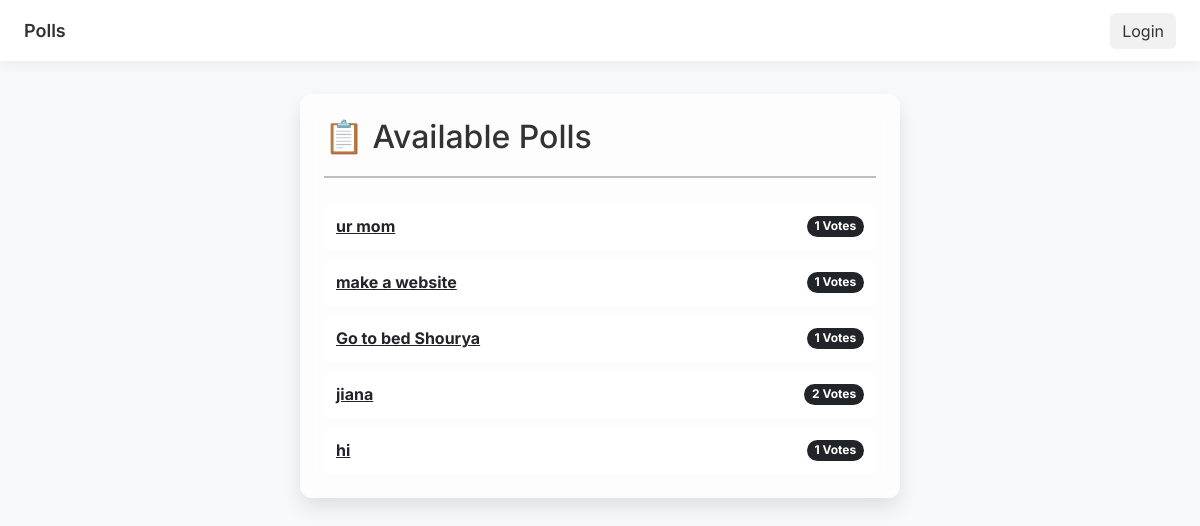
The page / on the database its author committed.
### polls/models.py (models this page shows, shortened)
class Question(models.Model):
    question_text = models.CharField(max_length=200)
    pub_date = models.DateTimeField("date published", default=timezone.now)  # Auto set pub_date

### polls/views.py (the view)
# urls.py: path("", views.IndexView.as_view(), name="index"),
class IndexView(generic.ListView):
    template_name = "polls/index.html"
    context_object_name = "latest_question_list"
    def get_queryset(self):
        return Question.objects.order_by("-pub_date")[:5]

### polls/templates/polls/index.html (shortened to what this page needs)
{% extends 'base.html' %}
{% block content %}
<div class="glass-card">
    <div class="header">
        <h2>📋 Available Polls</h2>
    </div>
    <hr class="divider">
    <ul class="list-group mt-3">
        {% for question in latest_question_list %}
            <li class="list-group-item d-flex justify-content-between align-items-center border-0">
                <a href="{% url 'polls:detail' question.id %}" class="text-dark fw-bold">{{ question.question_text }}</a>
                <span class="badge bg-dark rounded-pill">{{ question.vote_set.count }} Votes</span>
            </li>
        {% empty %}
            <li class="list-group-item text-center border-0">No polls available.</li>
        {% endfor %}
    </ul>
</div>
{% endblock %}

### polls/templates/base.html (shortened to what this page needs)
<!DOCTYPE html>
<html lang="en">
<head>
    <link rel="stylesheet" href="https://cdn.jsdelivr.net/npm/bootstrap@5.3.0/dist/css/bootstrap.min.css">
</head>
<body>
    <nav class="navbar">
        <a class="navbar-brand" href="{% url 'polls:index' %}">Polls</a>
        <div>
            {% if user.is_authenticated %}
                <form id="logout-form" action="{% url 'logout' %}" method="post" class="d-inline">
                    {% csrf_token %}
                    <button type="submit" class="btn btn-secondary">Logout</button>
                </form>
            {% else %}
                <a href="{% url 'login' %}" class="btn btn-secondary">Login</a>
            {% endif %}
        </div>
    </nav>
    <div class="container mt-4 d-flex flex-column align-items-center">
        {% block content %}{% endblock %}
    </div>
</body>
</html>

### polls/templates/base.html (style rules this page uses)
body { background: #F8F9FB; font-family: 'Inter', sans-serif; color: #333; min-height: 100vh; display: flex; flex-direction: column; align-items: center; justify-content: flex-start; padding-top: 70px; }
.navbar { background: white; padding: 12px 24px; width: 100%; max-width: none; box-shadow: 0 5px 12px rgba(0, 0, 0, 0.05); position: fixed; top: 0; left: 0; z-index: 1000; display: flex; justify-content: space-between; align-items: center; }
.navbar-brand { font-weight: 600; color: #333 !important; font-size: 18px; }
.glass-card { background: white; border-radius: 12px; padding: 24px; width: 90%; max-width: 650px; box-shadow: 0 6px 18px rgba(0, 0, 0, 0.06); text-align: left; margin-top: 70px; }
.btn-secondary { background-color: #F1F1F1; border: none; color: #333; border-radius: 6px; }

### polls/templates/polls/index.html (style rules this page uses)
.glass-card { background: rgba(255, 255, 255, 0.7); backdrop-filter: blur(10px); border-radius: 12px; padding: 24px; box-shadow: 0px 10px 20px rgba(0, 0, 0, 0.1); max-width: 600px; margin: auto; }
.header { display: flex; justify-content: space-between; align-items: center; }
.divider { border: none; height: 2px; background: black; width: 100%; margin: 12px 0; }
.list-group-item { background: rgba(255, 255, 255, 0.6); backdrop-filter: blur(10px); border-radius: 8px; margin-top: 8px; padding: 12px; font-weight: bold; }

### rows shown on the page
Question: question_text "ur mom", vote_set.count "1"
Question: question_text "make a website", vote_set.count "1"
Question: question_text "Go to bed Shourya", vote_set.count "1"
Question: question_text "jiana", vote_set.count "2"
Question: question_text "hi", vote_set.count "1"
